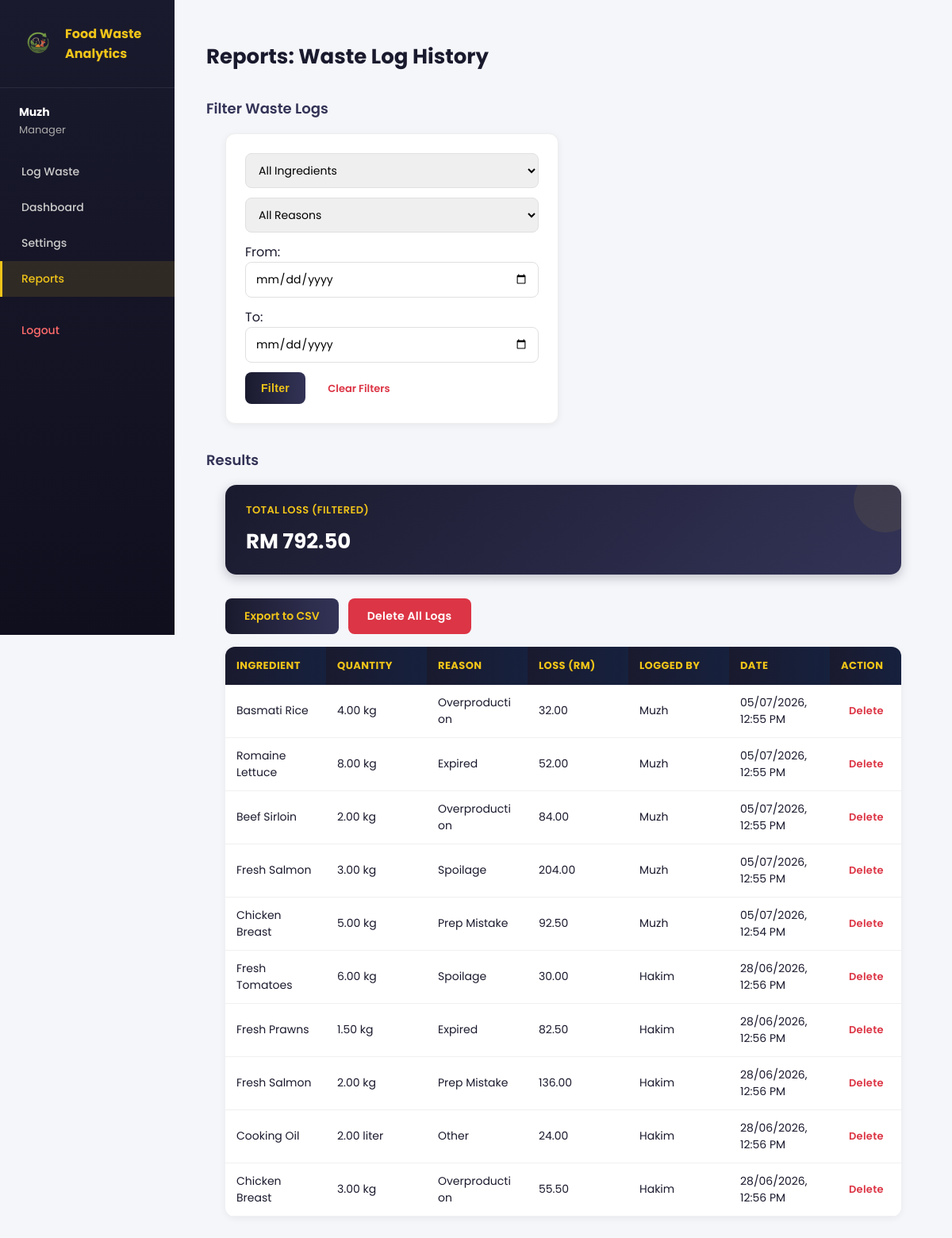
/FoodWasteTracker/reports.php (signed in), run on the app's committed database.
### tables this page shows
CREATE TABLE IF NOT EXISTS `waste_logs` (
  `log_id` int NOT NULL AUTO_INCREMENT,
  `user_id` int NOT NULL,
  `ingredient_id` int NOT NULL,
  `quantity` decimal(10,2) NOT NULL,
  `reason` enum('Expired','Overproduction','Spoilage','Prep Mistake','Other') NOT NULL,
  `financial_loss` decimal(10,2) NOT NULL,
  `logged_at` timestamp NULL DEFAULT CURRENT_TIMESTAMP,
  PRIMARY KEY (`log_id`),
  KEY `user_id` (`user_id`),
  KEY `ingredient_id` (`ingredient_id`)
);

CREATE TABLE IF NOT EXISTS `users` (
  `user_id` int NOT NULL AUTO_INCREMENT,
  `name` varchar(100) NOT NULL,
  `email` varchar(100) NOT NULL,
  `password` varchar(255) NOT NULL,
  `role` enum('staff','manager') NOT NULL,
  `created_at` timestamp NULL DEFAULT CURRENT_TIMESTAMP,
  PRIMARY KEY (`user_id`),
  UNIQUE KEY `email` (`email`)
);

### FoodWasteTracker/reports.php (the view, shortened to what this page needs)
<?php
include 'access_control.php';
$filter_ingredient = isset($_GET['ingredient_id']) ? $_GET['ingredient_id'] : "";
$filter_reason = isset($_GET['reason']) ? $_GET['reason'] : "";
$filter_from = isset($_GET['date_from']) ? $_GET['date_from'] : "";
$filter_to = isset($_GET['date_to']) ? $_GET['date_to'] : "";
$where = "1=1";
$sql = "
    SELECT waste_logs.*,
           COALESCE(ingredients.name, 'Deleted Ingredient') AS ingredient_name,
           COALESCE(ingredients.unit, '') AS unit,
           users.name AS staff_name
    FROM waste_logs
    LEFT JOIN ingredients ON waste_logs.ingredient_id = ingredients.ingredient_id
    JOIN users ON waste_logs.user_id = users.user_id
    WHERE $where
    ORDER BY logged_at DESC
";
$stmt = mysqli_prepare($conn, $sql);
mysqli_stmt_execute($stmt);
$logs = mysqli_stmt_get_result($stmt);
$grand_total = 0;
$log_rows = [];
while ($row = mysqli_fetch_assoc($logs)) {
    $grand_total += $row['financial_loss'];
    $log_rows[] = $row;
}
$has_results = count($log_rows) > 0;
$export_query_string = http_build_query([
    'ingredient_id' => $filter_ingredient,
    'reason' => $filter_reason,
    'date_from' => $filter_from,
    'date_to' => $filter_to
]);
?>
<!DOCTYPE html>
<html>
<head>
    <link rel="stylesheet" href="style.css">
</head>
<body>
<div class="app-layout">
    <?php include 'sidebar.php'; ?>
    <div class="main-content">
        <h2>Reports: Waste Log History</h2>
        <h3>Filter Waste Logs</h3>
        <form method="GET">
            <select name="ingredient_id">
                <option value="">All Ingredients</option>
            </select>
            <select name="reason">
                <option value="">All Reasons</option>
            </select>
            From: <input type="date" name="date_from" value="<?php echo htmlspecialchars($filter_from); ?>">
            To: <input type="date" name="date_to" value="<?php echo htmlspecialchars($filter_to); ?>">
            <button type="submit">Filter</button>
            <a href="reports.php" class="clear-link">Clear Filters</a>
        </form>
        <h3>Results</h3>
        <?php if ($has_results) { ?>
        <div class="stat-cards">
            <div class="stat-card">
                <h4>Total Loss (Filtered)</h4>
                <p class="stat-number">RM <?php echo number_format($grand_total, 2); ?></p>
            </div>
        </div>
        <div style="padding: 0 24px; margin-bottom: 16px; display: flex; gap: 12px; align-items: center;">
            <a href="export_csv.php?<?php echo $export_query_string; ?>" class="empty-cta">Export to CSV</a>
            <form method="POST" class="delete-all-form" onsubmit="return confirm('This will permanently delete ALL waste logs, not just the filtered ones. This cannot be undone. Are you sure?')">
                <button type="submit" class="delete-all-btn">Delete All Logs</button>
            </form>
        </div>
        <table>
            <tr>
                <th>Ingredient</th>
                <th>Quantity</th>
                <th>Reason</th>
                <th>Loss (RM)</th>
                <th>Logged By</th>
                <th>Date</th>
                <th style="width: 90px;">Action</th>
            </tr>
            <?php foreach ($log_rows as $row) { ?>
            <tr>
                <td><?php echo htmlspecialchars($row['ingredient_name']); ?></td>
                <td><?php echo htmlspecialchars($row['quantity'] . " " . $row['unit']); ?></td>
                <td><?php echo htmlspecialchars($row['reason']); ?></td>
                <td><?php echo number_format($row['financial_loss'], 2); ?></td>
                <td><?php echo htmlspecialchars($row['staff_name']); ?></td>
                <td><?php echo date('d/m/Y, h:i A', strtotime($row['logged_at'])); ?></td>
                <td>
                    <form method="POST" class="delete-form" onsubmit="return confirm('Delete this waste log entry?')">
                        <button type="submit" class="delete-btn">Delete</button>
                    </form>
                </td>
            </tr>
            <?php } ?>
        </table>
        <?php } ?>
    </div>
</div>
</body>
</html>

### FoodWasteTracker/style.css (style rules this page uses)
* { box-sizing: border-box; }
body { font-family: 'Poppins', sans-serif; background-color: #f5f6fa; color: #1a1a2e; margin: 0; padding: 0; }
h2 { padding: 0 24px; font-weight: 700; font-size: 26px; color: #1a1a2e; }
h3 { padding: 0 24px; font-weight: 600; font-size: 18px; color: #333357; margin-top: 32px; }
h4 { margin: 0; }
p { padding: 0 24px; color: #555; }
form { background: #fff; padding: 24px; margin: 16px 24px 24px 24px; border-radius: 12px; max-width: 420px; box-shadow: 0 2px 10px rgba(0,0,0,0.06); border: 1px solid #eee; }
form input, form select { display: block; width: 100%; padding: 10px 12px; margin-bottom: 12px; border: 1.5px solid #e0e0e0; border-radius: 8px; box-sizing: border-box; font-family: 'Poppins', sans-serif; font-size: 14px; transition: border-color 0.2s; }
form button { background: linear-gradient(90deg, #1a1a2e, #333357); color: #f0c419; border: none; padding: 12px 20px; border-radius: 8px; cursor: pointer; font-weight: 600; font-size: 14px; letter-spacing: 0.3px; transition: transform 0.15s, box-shadow 0.15s; }
table { margin: 16px 24px 24px 24px; border-collapse: collapse; background: #fff; border-radius: 12px; overflow: hidden; box-shadow: 0 2px 10px rgba(0,0,0,0.06); width: calc(100% - 48px); table-layout: fixed; }
table th { background: linear-gradient(90deg, #1a1a2e, #16213e); color: #f0c419; padding: 14px; text-align: left; font-size: 13px; letter-spacing: 0.4px; text-transform: uppercase; }
table td { padding: 12px 14px; font-size: 14px; border-bottom: 1px solid #f0f0f0; word-wrap: break-word; }
.stat-cards { display: flex; gap: 16px; margin: 16px 24px 30px 24px; flex-wrap: wrap; }
.stat-card { background: linear-gradient(135deg, #1a1a2e, #333357); color: #fff; padding: 22px 26px; border-radius: 14px; min-width: 180px; flex: 1; box-shadow: 0 4px 14px rgba(26,26,46,0.25); position: relative; overflow: hidden; }
.stat-card::after { content: ''; position: absolute; top: -20px; right: -20px; width: 80px; height: 80px; background: rgba(240,196,25,0.08); border-radius: 50%; }
.stat-card h4 { color: #f0c419; font-size: 13px; font-weight: 600; letter-spacing: 0.4px; text-transform: uppercase; margin-bottom: 10px; }
.stat-number { font-size: 26px; font-weight: 700; margin: 0; color: #ffffff; }
.clear-link { display: inline-block; margin: 8px 0 0 24px; color: #dc3545; font-weight: 600; font-size: 13px; text-decoration: none; }
.app-layout { display: flex; min-height: 100vh; }
.main-content { flex: 1; padding: 30px 40px; background: #f5f6fa; }
.main-content h2, .main-content p, .main-content h3 { padding: 0; }
.empty-cta { display: inline-block; background: linear-gradient(90deg, #1a1a2e, #333357); color: #f0c419; padding: 12px 24px; border-radius: 8px; text-decoration: none; font-weight: 600; font-size: 14px; }
.delete-form { display: inline-block; margin: 0; padding: 0; background: none; box-shadow: none; border: none; }
.delete-btn { -webkit-appearance: none; -moz-appearance: none; appearance: none; background: none !important; border: none !important; padding: 6px 10px !important; margin: 0 !important; color: #dc3545 !important; text-decoration: none; font-weight: 600; font-size: 13px; cursor: pointer; font-family: 'Poppins', sans-serif; box-shadow: none !important; border-radius: 6px; white-space: nowrap; }
.delete-all-form { display: inline-block; margin: 0; padding: 0; background: none; box-shadow: none; border: none; max-width: none; }
.delete-all-btn { background: #dc3545; color: #fff; border: none; padding: 12px 24px; border-radius: 8px; font-weight: 600; font-size: 14px; cursor: pointer; font-family: 'Poppins', sans-serif; transition: transform 0.15s, box-shadow 0.15s; }

### data on the page
waste_logs: ingredient_name "Basmati Rice", unit "4.00 kg", reason "Overproduction", financial_loss "32.00", user.name "Muzh", logged_at "05/07/2026, 12:55 PM"
waste_logs: ingredient_name "Romaine Lettuce", unit "8.00 kg", reason "Expired", financial_loss "52.00", user.name "Muzh", logged_at "05/07/2026, 12:55 PM"
waste_logs: ingredient_name "Beef Sirloin", unit "2.00 kg", reason "Overproduction", financial_loss "84.00", user.name "Muzh", logged_at "05/07/2026, 12:55 PM"
waste_logs: ingredient_name "Fresh Salmon", unit "3.00 kg", reason "Spoilage", financial_loss "204.00", user.name "Muzh", logged_at "05/07/2026, 12:55 PM"
waste_logs: ingredient_name "Chicken Breast", unit "5.00 kg", reason "Prep Mistake", financial_loss "92.50", user.name "Muzh", logged_at "05/07/2026, 12:54 PM"
waste_logs: ingredient_name "Fresh Tomatoes", unit "6.00 kg", reason "Spoilage", financial_loss "30.00", user.name "Hakim", logged_at "28/06/2026, 12:56 PM"
waste_logs: ingredient_name "Fresh Prawns", unit "1.50 kg", reason "Expired", financial_loss "82.50", user.name "Hakim", logged_at "28/06/2026, 12:56 PM"
waste_logs: ingredient_name "Fresh Salmon", unit "2.00 kg", reason "Prep Mistake", financial_loss "136.00", user.name "Hakim", logged_at "28/06/2026, 12:56 PM"
waste_logs: ingredient_name "Cooking Oil", unit "2.00 liter", reason "Other", financial_loss "24.00", user.name "Hakim", logged_at "28/06/2026, 12:56 PM"
waste_logs: ingredient_name "Chicken Breast", unit "3.00 kg", reason "Overproduction", financial_loss "55.50", user.name "Hakim", logged_at "28/06/2026, 12:56 PM"

### other printed values
$_SESSION['name'] "Muzh"
$_SESSION['role'] "Manager"
$grand_total "792.50"
